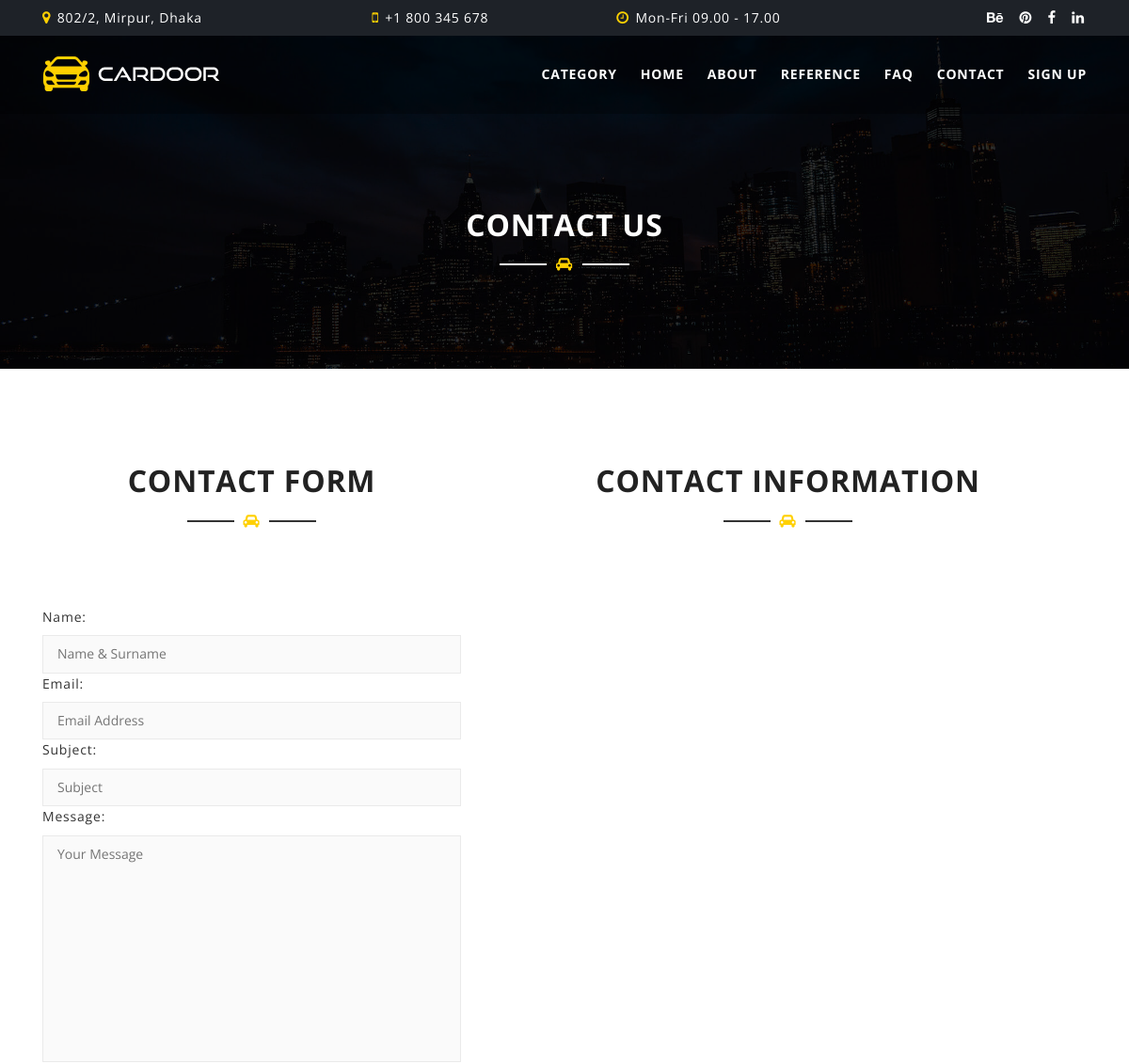
Before: /contact (upper part) with the older database file.
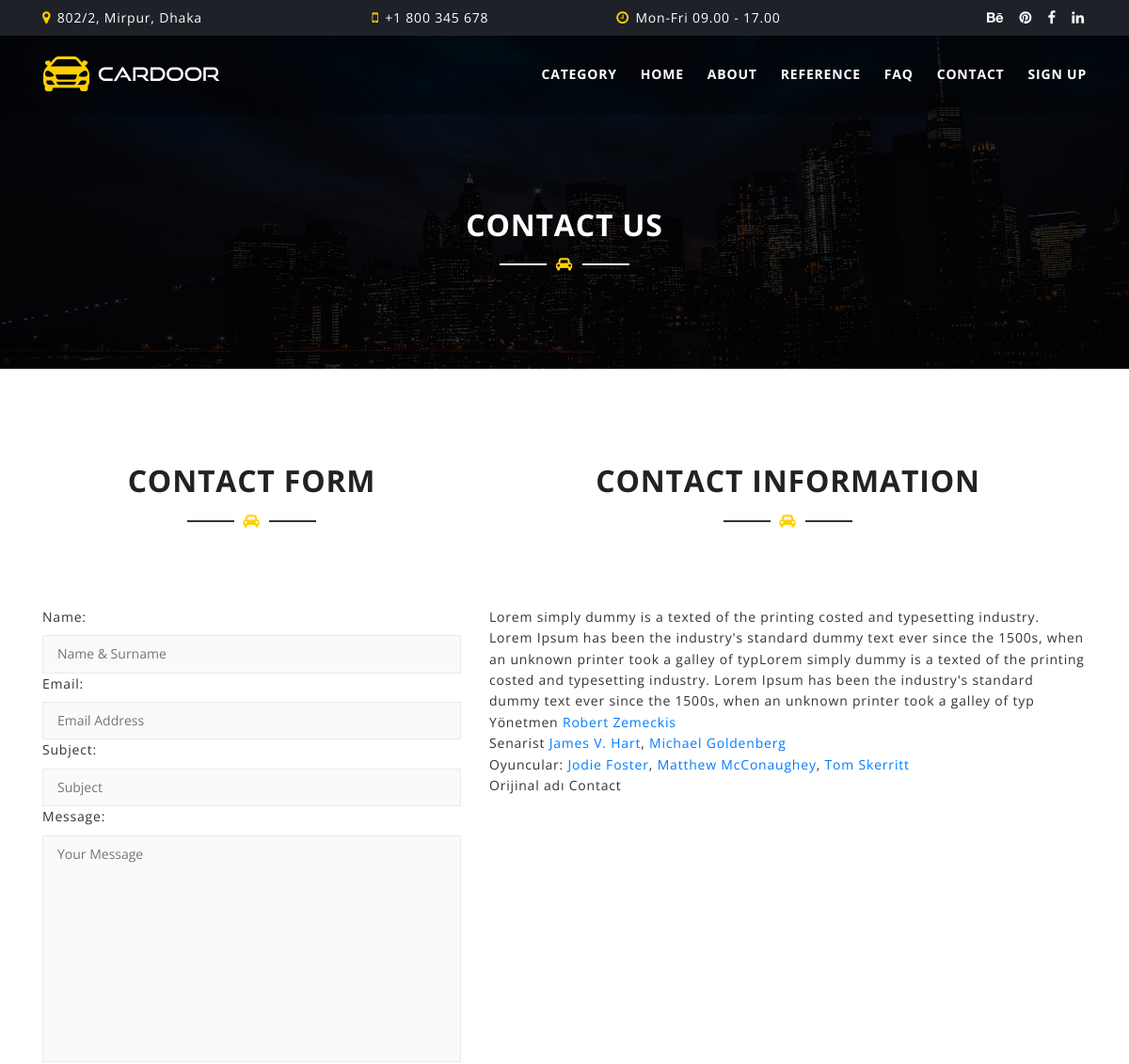
After: the same page with the newer database file.
### home/models.py (models this page shows, shortened)
class Setting(models.Model):
    STATUS = (
        ('True', 'YES'),
        ('False', 'NO'),
    )
    title = models.CharField(max_length=150)
    keywords = models.CharField(max_length=255)
    description = models.CharField(max_length=255)
    company = models.CharField(max_length=50)
    address = models.CharField(blank=True, max_length=150)
    phone = models.CharField(blank=True, max_length=15)
    fax = models.CharField(blank=True, max_length=15)
    email = models.CharField(blank=True, max_length=50)
    smtpserver = models.CharField(blank=True, max_length=20)
    smtpemail = models.CharField(blank=True, max_length=20)
    smtppassword = models.CharField(blank=True, max_length=10)
    smtpport = models.CharField(blank=True, max_length=6)
    icon = models.ImageField(blank=True, upload_to='images/')
    facebook = models.CharField(blank=True, max_length=150)
    instagram = models.CharField(blank=True, max_length=150)
    twitter = models.CharField(blank=True, max_length=150)
    aboutus = RichTextUploadingField(blank=True)
    contact = RichTextUploadingField(blank=True)
    references = RichTextUploadingField(blank=True)
    status = models.CharField(max_length=10, choices=STATUS)
    created_at = models.DateTimeField(auto_now_add=True)
    updated_at = models.DateTimeField(auto_now=True)

### home/views.py (the view, shortened to what this page needs)
# urls.py: path('contact', views.contact, name='contact'),
def contact(request):
    setting = Setting.objects.get(pk=1)
    category = Category.objects.all()
    form = ContactForm()
    context = {'setting': setting, 'form': form,
               'category': category, }
    return render(request, 'contact.html', context)

### home/models.py
class ContactForm(ModelForm):
    class Meta:
        model = ContactformMessage
        fields = ['name', 'email', 'subject', 'message']
        widgets = {
            'name': TextInput(attrs={'class': 'name-input', 'placeholder': 'Name & Surname'}),
            'subject': TextInput(attrs={'class': 'name-input', 'placeholder': 'Subject'}),
            'email': TextInput(attrs={'class': 'name-input', 'placeholder': 'Email Address'}),
            'message': Textarea(attrs={'class': 'name-input', 'placeholder': 'Your Message', 'row': '5'}),
        }

### home/templates/contact.html (shortened to what this page needs)
{% extends "homebase.html" %}
{% block body %}
<section id="page-title-area" class="section-padding overlay">
        <div class="container">
            <div class="row">
                <div class="col-lg-12">
                    <div class="section-title  text-center">
                        <h2>Contact Us</h2>
                        <span class="title-line"><i class="fa fa-car"></i></span>
                    </div>
                </div>
            </div>
        </div>
    </section>
<div class="contact-page-wrao section-padding">
        <div class="container">
            <div class="row">
                <div class="col-md-5">
                    <div class="section-title  text-center">
                        <h2>Contact Form</h2>
                        <span class="title-line"><i class="fa fa-car"></i></span>
                    </div>
                    <div class="contact-form">
                        <form method="post" action="">
                            {{ form.as_p }}
                        </form>
                    </div>
                </div>
                <div class="col-md-7">
                    <div class="section-title  text-center">
                        <h2>Contact Information</h2>
                        <span class="title-line"><i class="fa fa-car"></i></span>
                    </div>
                    {{ setting.contact|safe }}
                </div>
            </div>
        </div>
</div>
{% endblock %}

Changed rows visible on the page:
now on this page (row edited): Setting: contact "Lorem simply dummy is a texted of the printing costed and typesetting industry. Lorem Ipsum has been the industry's standard dummy text ever since the 1500s, when an unknown printer took a galley of typLorem simply dummy is a texted of the printing costed and typesetting industry. Lorem Ipsum has been the industry's standard dummy text ever since the 1500s, when an unknown printer took a galley of typ Yönetmen Robert Zemeckis Senarist James V. Hart , Michael Goldenberg Oyuncular: Jodie Foster , Matthew McConaughey , Tom Skerritt Orijinal adı Contact"
